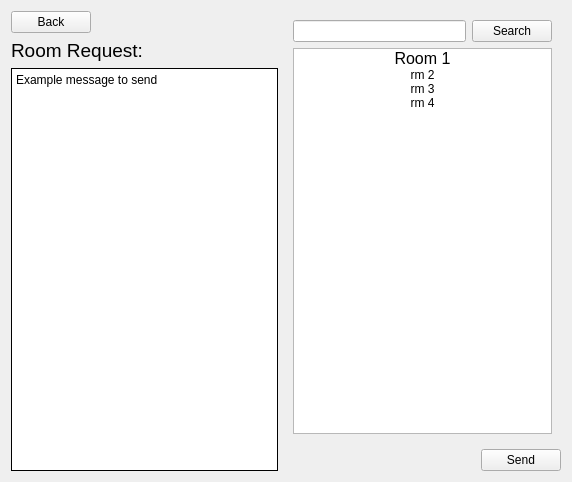
<?xml version="1.0" encoding="UTF-8"?>
<ui version="4.0">
 <class>Form</class>
 <widget class="QWidget" name="Form">
  <property name="geometry">
   <rect>
    <x>0</x>
    <y>0</y>
    <width>572</width>
    <height>482</height>
   </rect>
  </property>
  <property name="windowTitle">
   <string>Dialog</string>
  </property>
  <layout class="QGridLayout" name="gridLayout_3">
   <item row="0" column="0">
    <layout class="QVBoxLayout" name="verticalLayout">
     <item alignment="Qt::AlignLeft">
      <widget class="QPushButton" name="back_btn_request_staff">
       <property name="text">
        <string>Back</string>
       </property>
      </widget>
     </item>
     <item>
      <widget class="QLabel" name="label_47">
       <property name="font">
        <font>
         <pointsize>14</pointsize>
        </font>
       </property>
       <property name="text">
        <string>Room Request:</string>
       </property>
      </widget>
     </item>
     <item>
      <widget class="QPlainTextEdit" name="room_request_staff">
       <property name="minimumSize">
        <size>
         <width>262</width>
         <height>388</height>
        </size>
       </property>
       <property name="frameShape">
        <enum>QFrame::Box</enum>
       </property>
       <property name="frameShadow">
        <enum>QFrame::Plain</enum>
       </property>
       <property name="plainText">
        <string>Example message to send

</string>
       </property>
       <property name="overwriteMode">
        <bool>false</bool>
       </property>
      </widget>
     </item>
    </layout>
   </item>
   <item row="0" column="1">
    <layout class="QVBoxLayout" name="verticalLayout_2">
     <item>
      <widget class="QStackedWidget" name="stackedWidget">
       <property name="minimumSize">
        <size>
         <width>277</width>
         <height>423</height>
        </size>
       </property>
       <property name="currentIndex">
        <number>1</number>
       </property>
       <widget class="QWidget" name="sched_view_for_request">
        <layout class="QGridLayout" name="gridLayout">
         <item row="1" column="0">
          <widget class="QTableWidget" name="staff_room_sched_table_request">
           <column>
            <property name="text">
             <string>Time Schedule</string>
            </property>
           </column>
           <column>
            <property name="text">
             <string>Monday</string>
            </property>
           </column>
           <column>
            <property name="text">
             <string>Tuesday</string>
            </property>
           </column>
           <column>
            <property name="text">
             <string>Wednesday</string>
            </property>
           </column>
           <column>
            <property name="text">
             <string>Thursday</string>
            </property>
           </column>
           <column>
            <property name="text">
             <string>Friday</string>
            </property>
           </column>
          </widget>
         </item>
         <item row="0" column="0" alignment="Qt::AlignLeft">
          <widget class="QPushButton" name="back_room_select_staff">
           <property name="text">
            <string>Return</string>
           </property>
          </widget>
         </item>
        </layout>
       </widget>
       <widget class="QWidget" name="list_rooms_request_staff">
        <layout class="QGridLayout" name="gridLayout_2">
         <item row="1" column="0">
          <widget class="QListWidget" name="room_list_request_staff">
           <item>
            <property name="text">
             <string>Room 1</string>
            </property>
            <property name="font">
             <font>
              <pointsize>12</pointsize>
             </font>
            </property>
            <property name="textAlignment">
             <set>AlignCenter</set>
            </property>
            <property name="flags">
             <set>ItemIsSelectable|ItemIsUserCheckable|ItemIsEnabled</set>
            </property>
           </item>
           <item>
            <property name="text">
             <string>rm 2</string>
            </property>
            <property name="textAlignment">
             <set>AlignCenter</set>
            </property>
           </item>
           <item>
            <property name="text">
             <string>rm 3</string>
            </property>
            <property name="textAlignment">
             <set>AlignCenter</set>
            </property>
           </item>
           <item>
            <property name="text">
             <string>rm 4</string>
            </property>
            <property name="textAlignment">
             <set>AlignCenter</set>
            </property>
           </item>
          </widget>
         </item>
         <item row="0" column="0">
          <layout class="QHBoxLayout" name="horizontalLayout_19">
           <item>
            <widget class="QLineEdit" name="search_bar_room_request_staff"/>
           </item>
           <item>
            <widget class="QPushButton" name="search_room_request_staff_btn">
             <property name="text">
              <string>Search</string>
             </property>
            </widget>
           </item>
          </layout>
         </item>
        </layout>
       </widget>
      </widget>
     </item>
     <item alignment="Qt::AlignRight">
      <widget class="QPushButton" name="send_btn_composed_request_instructor">
       <property name="text">
        <string>Send</string>
       </property>
      </widget>
     </item>
    </layout>
   </item>
  </layout>
 </widget>
 <resources/>
 <connections/>
</ui>
